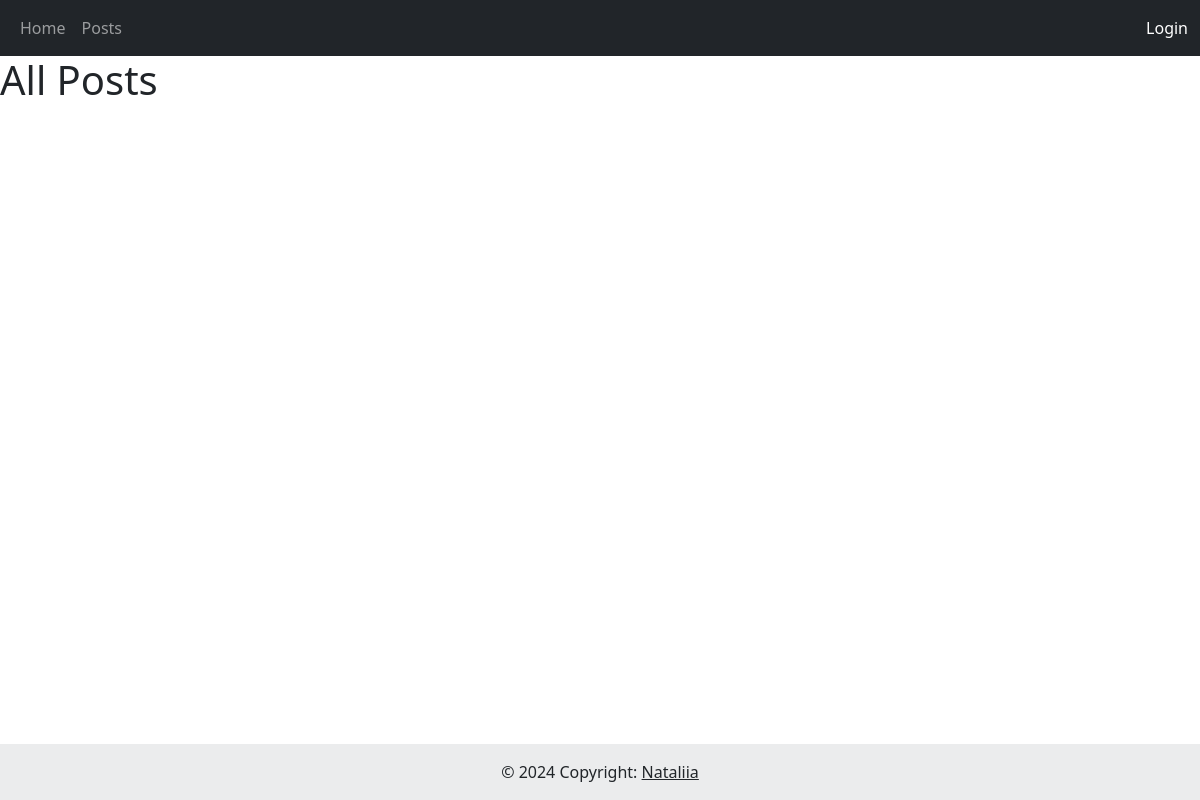
/post/, run on an earlier commit of the app's database.
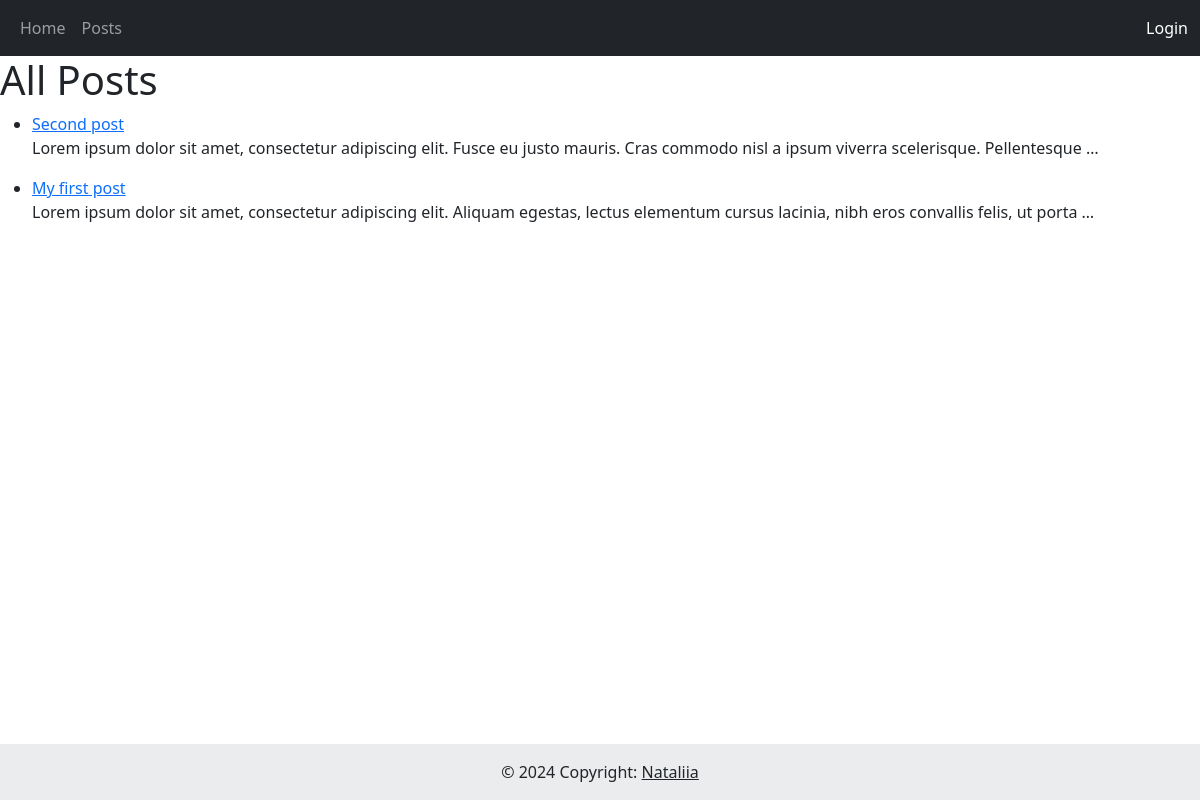
And on a later commit of the database.
### post/models.py (models this page shows, shortened)
class Post(models.Model):
    title = models.CharField(max_length=200)
    content = models.TextField()
    created = models.DateTimeField(auto_now_add=True)

### post/views.py (the view)
# urls.py: path('', views.post_list, name='post_list'),
def post_list(request):
    posts = Post.objects.all().order_by('-created')
    return render(request, 'post/postList.html', {'posts': posts})

### templates/post/postList.html (shortened to what this page needs)
{% extends 'base.html' %}
{% block content%}
<h1>All Posts</h1>
<ul>
  {% for post in posts %}
  <li>
    <a href="{{ post.id }}/">{{ post.title }}</a>
    <p>{{ post.content|truncatewords:20 }}</p>
  </li>
  {% endfor %}
</ul>
{% endblock %}

### templates/base.html (shortened to what this page needs)
<!DOCTYPE html>
<html lang="en">
  <head>
    <link
      href="https://cdn.jsdelivr.net/npm/bootstrap@5.3.0/dist/css/bootstrap.min.css"
      rel="stylesheet"
    />
  </head>
  <body>
    <nav class="navbar navbar-expand-lg navbar-dark bg-dark">
      <div class="container-fluid">
        <ul class="navbar-nav me-auto mb-2 mb-lg-0">
          <li class="nav-item">
            <a class="nav-link" href="{% url 'welcome' %}">Home</a>
          </li>
          <li class="nav-item">
            <a class="nav-link" href="{% url 'post_list' %}">Posts</a>
          </li>
        </ul>
        {% if user.is_authenticated %}
        <form action="{% url 'logout' %}" method="post" style="display: inline">
          {% csrf_token %}
          <button
            type="submit"
            class="btn btn-link nav-link text-white"
            style="border: none; background: none"
          >
            Logout
          </button>
        </form>
        {% else %}
        <form action="{% url 'login' %}" method="post" style="display: inline">
          <button
            type="submit"
            class="btn btn-link nav-link text-white"
            style="border: none; background: none"
          >
            Login
          </button>
        </form>
        {% endif %}
      </div>
    </nav>
    <div class="content">{% block content %}{% endblock %}</div>
    <footer class="bg-body-tertiary text-center text-lg-start fixed-bottom">
      <div
        class="text-center p-3"
        style="background-color: rgba(0, 0, 0, 0.05)"
      >
        © 2024 Copyright:
        <a class="text-body" href="https://mdbootstrap.com/">Nataliia</a>
      </div>
    </footer>
  </body>
</html>

What changed in the data, as far as the page shows it:
added Post: title "Second post", content "Lorem ipsum dolor sit amet, consectetur adipiscing elit. Fusce eu justo mauris. Cras commodo nisl a ipsum viverra scelerisque. Pellentesque …"
added Post: title "My first post", content "Lorem ipsum dolor sit amet, consectetur adipiscing elit. Aliquam egestas, lectus elementum cursus lacinia, nibh eros convallis felis, ut porta …"
